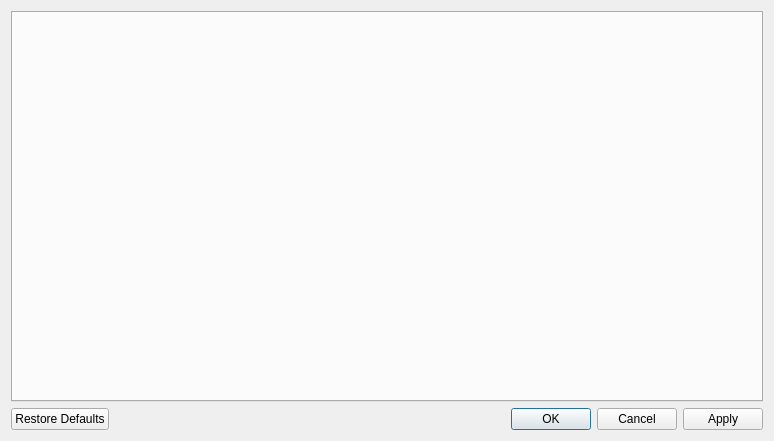
<?xml version="1.0" encoding="UTF-8"?>
<ui version="4.0">
 <class>TestItemSettingDialog</class>
 <widget class="QDialog" name="TestItemSettingDialog">
  <property name="geometry">
   <rect>
    <x>0</x>
    <y>0</y>
    <width>774</width>
    <height>441</height>
   </rect>
  </property>
  <property name="windowTitle">
   <string>Test Item Settings</string>
  </property>
  <layout class="QGridLayout" name="gridLayout">
   <item row="0" column="0">
    <widget class="QTabWidget" name="m_tabTestItemConf">
     <property name="currentIndex">
      <number>-1</number>
     </property>
    </widget>
   </item>
   <item row="1" column="0">
    <widget class="QDialogButtonBox" name="m_buttonBox">
     <property name="orientation">
      <enum>Qt::Horizontal</enum>
     </property>
     <property name="standardButtons">
      <set>QDialogButtonBox::Apply|QDialogButtonBox::Cancel|QDialogButtonBox::Ok|QDialogButtonBox::RestoreDefaults</set>
     </property>
    </widget>
   </item>
  </layout>
 </widget>
 <resources/>
 <connections>
  <connection>
   <sender>m_buttonBox</sender>
   <signal>accepted()</signal>
   <receiver>TestItemSettingDialog</receiver>
   <slot>accept()</slot>
   <hints>
    <hint type="sourcelabel">
     <x>248</x>
     <y>254</y>
    </hint>
    <hint type="destinationlabel">
     <x>157</x>
     <y>274</y>
    </hint>
   </hints>
  </connection>
  <connection>
   <sender>m_buttonBox</sender>
   <signal>rejected()</signal>
   <receiver>TestItemSettingDialog</receiver>
   <slot>reject()</slot>
   <hints>
    <hint type="sourcelabel">
     <x>316</x>
     <y>260</y>
    </hint>
    <hint type="destinationlabel">
     <x>286</x>
     <y>274</y>
    </hint>
   </hints>
  </connection>
 </connections>
</ui>
